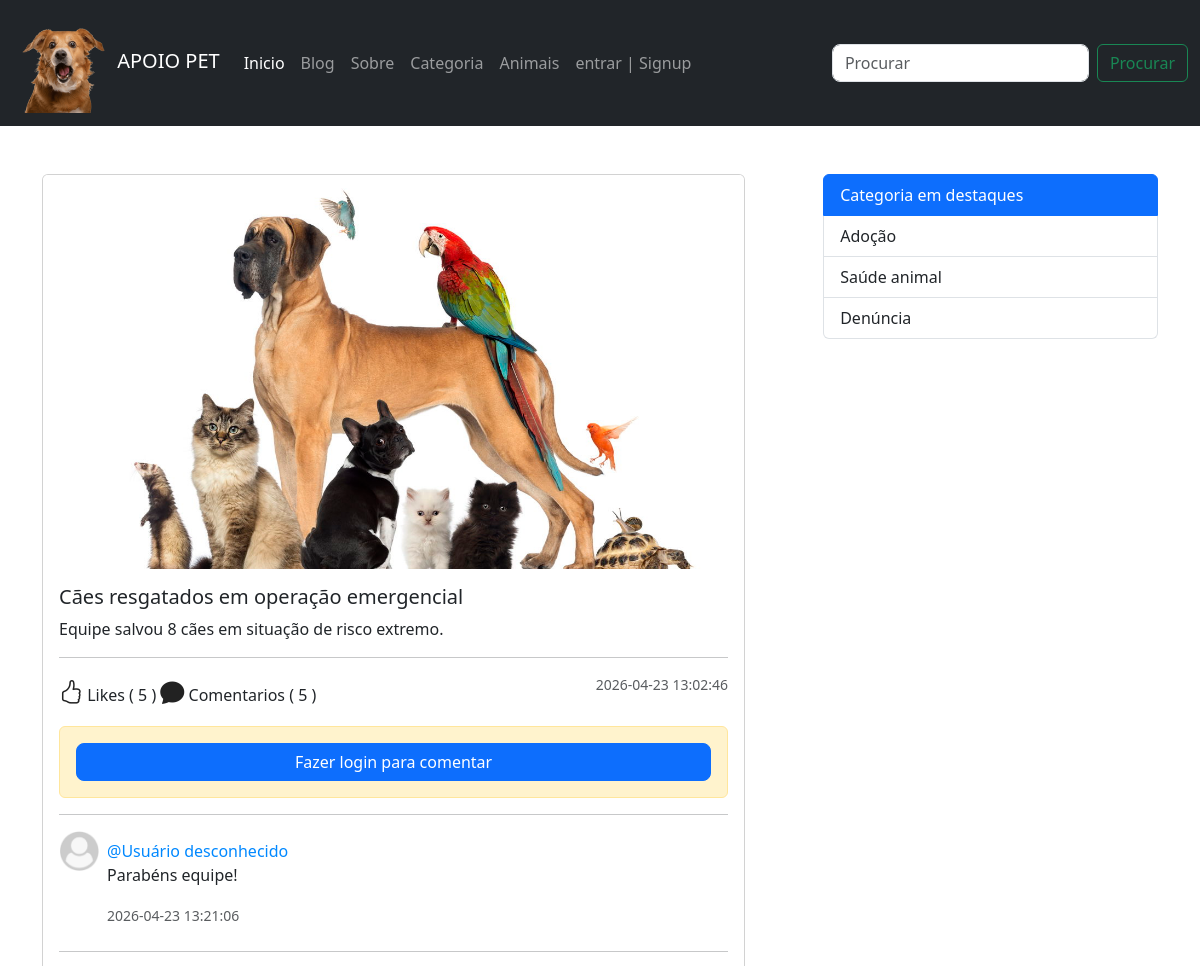
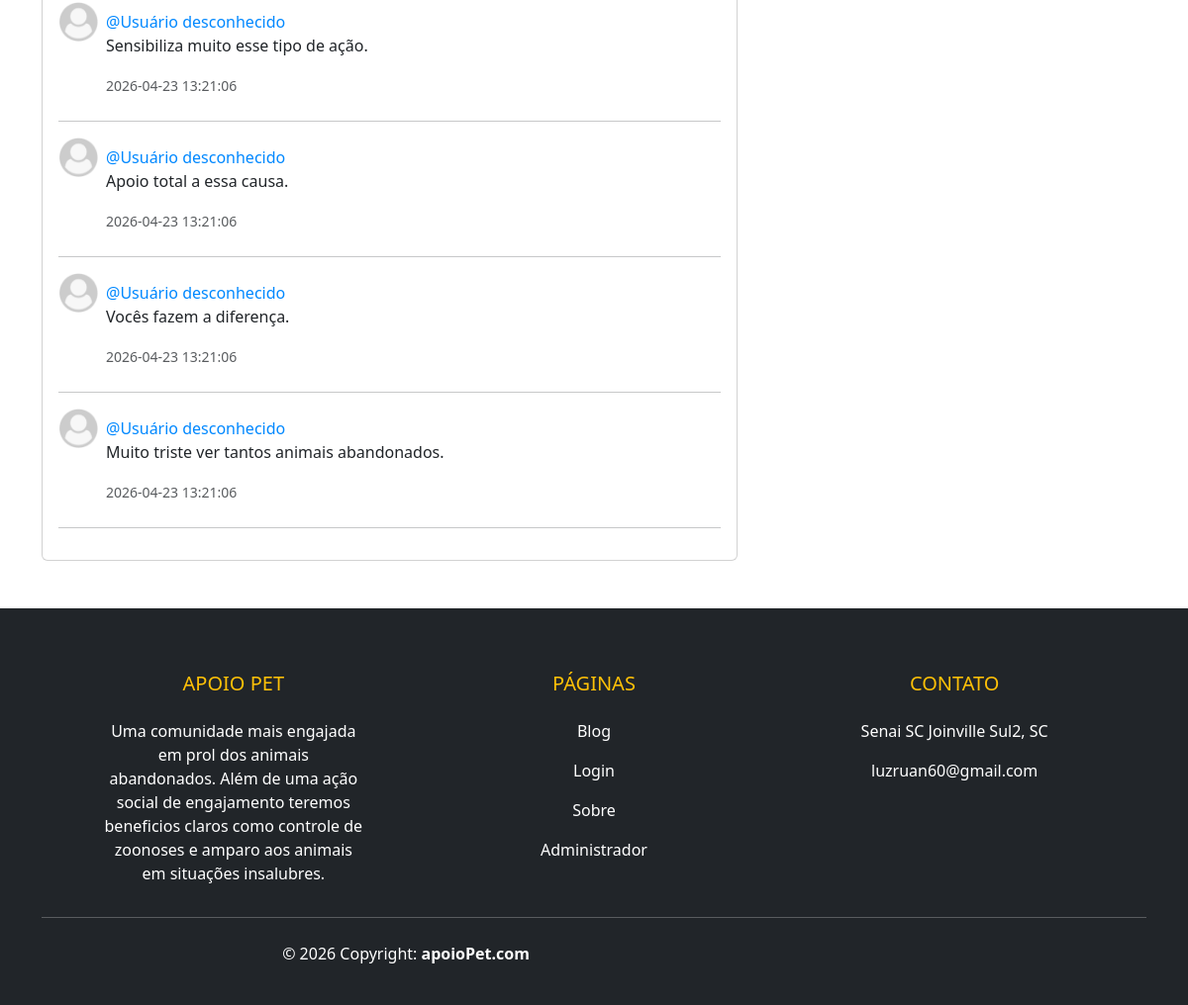
Screenshot of /blog-view.php?post_id=27 with the database file from the repository (2 pictures, top to bottom).
### tables this page shows
CREATE TABLE `post` (
  `post_id` int(11) NOT NULL,
  `post_title` varchar(127) NOT NULL,
  `post_text` text NOT NULL,
  `category` int(11) NOT NULL,
  `publish` int(2) NOT NULL DEFAULT 1,
  `cover_url` varchar(255) NOT NULL DEFAULT 'default.jpg',
  `crated_at` datetime NOT NULL DEFAULT current_timestamp()
);

CREATE TABLE `comment` (
  `comment_id` int(11) NOT NULL,
  `comment` varchar(255) NOT NULL,
  `user_id` int(11) NOT NULL,
  `post_id` int(11) NOT NULL,
  `crated_at` datetime NOT NULL DEFAULT current_timestamp()
);

CREATE TABLE `category` (
  `id` int(11) NOT NULL,
  `category` varchar(127) NOT NULL
);

### admin/data/Post.php (called while the page is built, shortened)
<?php
function getById($conn, $id){
   $sql = "SELECT * FROM post
           WHERE post_id=? AND publish=1";
   $stmt = $conn->prepare($sql);
   $stmt->execute([$id]);
   if($stmt->rowCount() >= 1){
         $data = $stmt->fetch();
         return $data;
   }else {
       return 0;
   }
}
function get5Categories($conn){
   $sql = "SELECT * FROM category LIMIT 5";
   $stmt = $conn->prepare($sql);
   $stmt->execute();
   if($stmt->rowCount() >= 1){
         $data = $stmt->fetchAll();
         return $data;
   }else {
      return [];
   }
}
function getUserByID($conn, $id){
   $sql = "SELECT id, fname, username FROM users WHERE id=?";
   $stmt = $conn->prepare($sql);
   $stmt->execute([$id]);
   if($stmt->rowCount() >= 1){
         $data = $stmt->fetch();
         return $data;
   }else {
       return [];
   }
}

### admin/data/Comment.php (called while the page is built, shortened)
<?php
function CountByPostID($conn, $id){
   $sql = "SELECT COUNT(*) as total FROM comment WHERE post_id=?";
   $stmt = $conn->prepare($sql);
   $stmt->execute([$id]);
   return $stmt->fetch(PDO::FETCH_ASSOC)['total'];
}
function likeCountByPostID($conn, $id){
   $sql = "SELECT COUNT(*) as total FROM post_like WHERE post_id=?";
   $stmt = $conn->prepare($sql);
   $stmt->execute([$id]);
   return $stmt->fetch(PDO::FETCH_ASSOC)['total'];
}
function getCommentsByPostID($conn, $id){
   $sql = "SELECT * FROM comment WHERE post_id=? ORDER BY comment_id DESC";
   $stmt = $conn->prepare($sql);
   $stmt->execute([$id]);
   return $stmt->fetchAll(PDO::FETCH_ASSOC);
}

### blog-view.php (the view, shortened to what this page needs)
<?php
$logged = false;
if (isset($_GET['post_id'])) {
	include_once("admin/data/Post.php");
	include_once("admin/data/Comment.php");
	include_once("db_conn.php");
	$id = $_GET['post_id'];
	$post = getById($conn, $id);
	$comments = getCommentsByPostID($conn, $id);
	$categories = get5Categories($conn);
?>
	<!DOCTYPE html>
	<html lang="pt-br">
	<head>
		<link href="https://cdn.jsdelivr.net/npm/bootstrap@5.3.8/dist/css/bootstrap.min.css" rel="stylesheet">
		<link rel="stylesheet" href="https://cdn.jsdelivr.net/npm/bootstrap-icons@1.13.1/font/bootstrap-icons.min.css">
		<link rel="stylesheet" href="assets/CSS/style.css">
	</head>
	<body>
		<?php
		include 'navbar.php';
		?>
		<div class="container mt-5">
			<section class="d-flex">
				<main class="main-blog">
					<div class="card main-blog-card mb-5">
						<img src="upload/blog/<?= $post['cover_url'] ?>" class="card-img-top" alt="...">
						<div class="card-body">
							<h5 class="card-title"><?= $post['post_title'] ?></h5>
							<p class="card-text"><?= $post['post_text'] ?></p>
							<hr>
							<div class="d-flex justify-content-between">
								<div class="react-btns">
									<?php
									$post_id = $post['post_id'];
									if ($logged) {
										$liked = isLikedByUserID($conn, $post_id, $user_id);
										if ($liked) {
									?>
											<i class="bi bi-hand-thumbs-up-fill like-btn"
												post-id="<?= $post_id ?>"
												liked="1"></i>
										<?php } else { ?>
											<i class="bi bi-hand-thumbs-up like-btn"
												post-id="<?= $post_id ?>"
												liked="0"></i>
										<?php }
									} else { ?>
										<i class="bi bi-hand-thumbs-up"></i>
									<?php } ?>
									Likes (
									<span><?= likeCountByPostID($conn, $post['post_id']); ?></span>
									)
									<i class="bi bi-chat-fill"></i></i> Comentarios (
									<?php
									echo CountByPostID($conn, $post['post_id']);
									?>
									)
								</div>
								<small class="text-body-secondary"><?= $post['crated_at'] ?></small>
							</div>
							<?php if (isset($_SESSION['user_id'])) { ?>
								<form action="php/comment.php"
									method="post"
									id="comments">
									<h5 class="mt-4 text-secondary">Adicionar Comentario</h5>
									<?php if (isset($_GET['error'])) { ?>
										<div class="alert alert-danger">
											<?= htmlspecialchars($_GET['error']); ?>
										</div>
									<?php } ?>
									<?php if (isset($_GET['success'])) { ?>
										<div class="alert alert-success">
											<?= htmlspecialchars($_GET['success']); ?>
										</div>
									<?php } ?>
									<div class="mb-3">
										<textarea class="form-control"
											name="comment"
											required></textarea>
										<input type="hidden"
											name="post_id"
											value="<?= $id ?>">
									</div>
									<button type="submit" class="btn btn-primary">
										Comentar
									</button>
								</form>
							<?php } else { ?>
								<div class="alert alert-warning mt-3">
									<a href="login.php" class="btn btn-primary">
										Fazer login para comentar
									</a>
								</div>
							<?php } ?>
							<hr>
							<div>
								<div class="comments">
									<?php if ($comments != 0) {
										foreach ($comments as $comment) {
											$u = getUserByID($conn, $comment['user_id']);
									?>
											<div class="comment d-flex">
												<div>
													<img src="./assets/imgs/user-default.png" width="40" height="40">
												</div>
												<div class="p-2">
													<span>@<?= ($u != 0 && isset($u['username'])) ? $u['username'] : 'Usuário desconhecido' ?></span>
													<p><?= $comment['comment'] ?></p>
													<small class="text-body-secondary"><?= $comment['crated_at'] ?></small>
												</div>
											</div>
											<hr>
									<?php }
									} ?>
								</div>
							</div>
						</div>
					</div>
				</main>
				<aside class="aside-main">
					<div class="list-group category-aside">
						<a href="#" class="list-group-item list-group-item-action active" aria-current="true">
							Categoria em destaques
						</a>
						<?php foreach ($categories as $category) { ?>
							<a href="categoria.php?category_id=<?= $category['id'] ?>"
								class="list-group-item list-group-item-action">
								<?php echo $category['category']; ?>
							</a>
						<?php } ?>
					</div>
				</aside>
			</section>
		</div>
		<?php include 'footer.php'; ?>
	</body>
	</html>
<?php } else {
	header("Location: blog.php");
	exit;
} ?>

### assets/CSS/style.css (style rules this page uses)
img { max-width: 100%; }
.main-blog-card { width: 90%; }
.category-aside { width: 100%; }
.main-blog { width: 70%; }
.aside-main { width: 30%; }
.react-btns i { font-size: 24px; color: #222; cursor: pointer; }
.comments .comment span { color: #0088ff; }
.btn-primary { width: 100%; border-radius: 8px; }

### rows the page displays
post: cover_url (picture), post_title "Cães resgatados em operação emergencial", post_text "Equipe salvou 8 cães em situação de risco extremo.", crated_at "2026-04-23 13:02:46"
comment: comment "Parabéns equipe!", crated_at "2026-04-23 13:21:06"
comment: comment "Sensibiliza muito esse tipo de ação.", crated_at "2026-04-23 13:21:06"
comment: comment "Apoio total a essa causa.", crated_at "2026-04-23 13:21:06"
comment: comment "Vocês fazem a diferença.", crated_at "2026-04-23 13:21:06"
comment: comment "Muito triste ver tantos animais abandonados.", crated_at "2026-04-23 13:21:06"
category: category "Adoção"
category: category "Saúde animal"
category: category "Denúncia"

### other values shown
likeCountByPostID($conn, $post['post_id']) "5"
CountByPostID($conn, $post['post_id']) "5"
